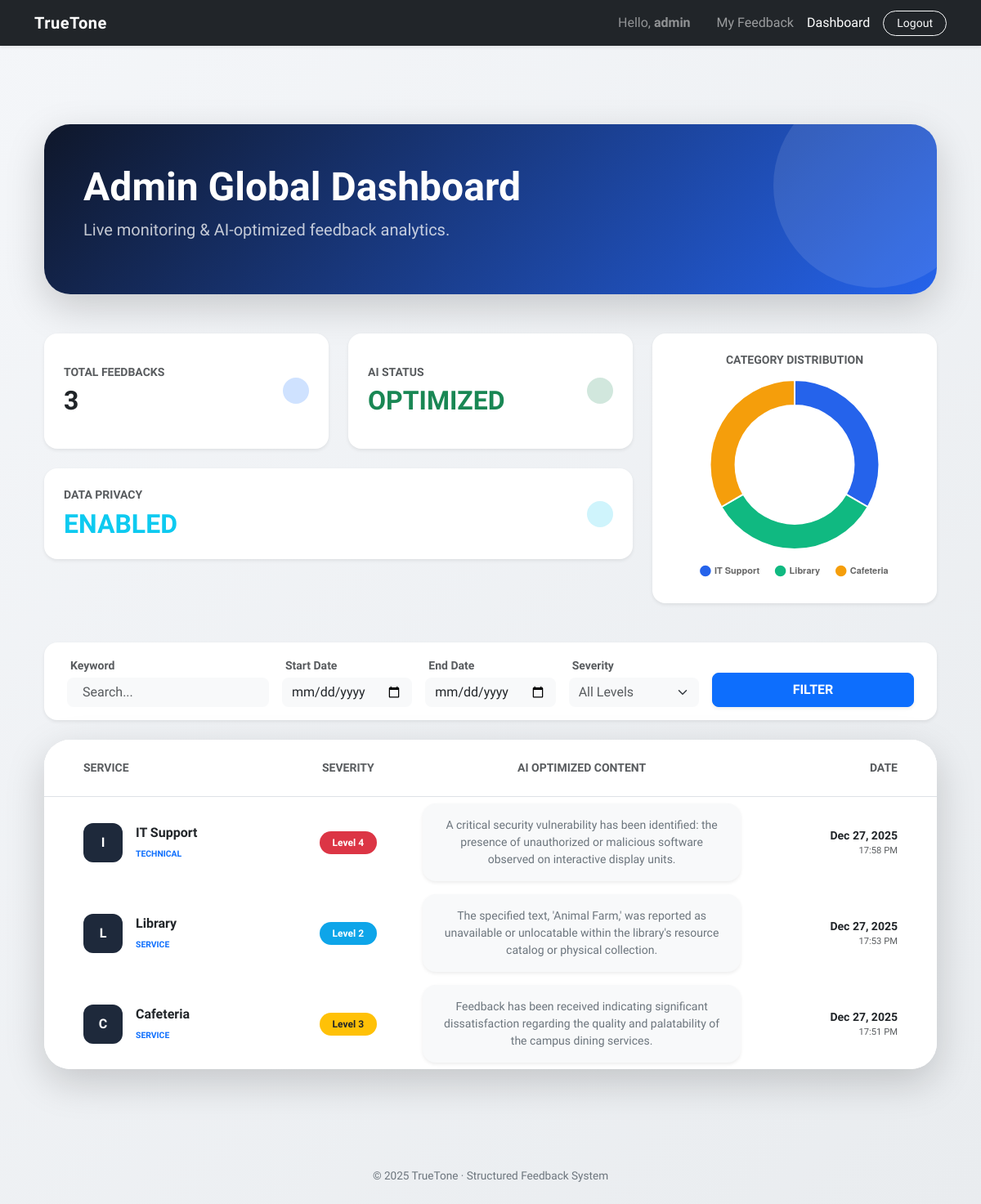
Screenshot of /feedback/dashboard/ (signed in) with the database file from the repository.
### accounts/models.py (models this page shows, shortened)
class User(AbstractUser):
    ROLE_CHOICES = (
        ('user', 'User'),
        ('owner', 'Service Owner'),
        ('admin', 'Admin'),
    )
    role = models.CharField(
        max_length=10,
        choices=ROLE_CHOICES,
        default='user'
    )

### feedback/models.py (models this page shows, shortened)
class Feedback(models.Model):
    CATEGORY_CHOICES = [
        ('technical', 'Technical'),
        ('service', 'Service'),
        ('staff', 'Staff'),
        ('other', 'Other'),
    ]
    SEVERITY_CHOICES = [
        (1, 'Low'),
        (2, 'Medium'),
        (3, 'High'),
        (4, 'Critical'),
    ]
    TONE_CHOICES = [
        ('aggressive', 'Aggressive'),
        ('neutral', 'Neutral'),
        ('polite', 'Polite'),
        ('disappointed', 'Disappointed'),
    ]
    INTENT_CHOICES = [
        ('complaint', 'Complaint'),
        ('suggestion', 'Suggestion'),
        ('praise', 'Praise'),
        ('question', 'Question'),
    ]
    user = models.ForeignKey(
        settings.AUTH_USER_MODEL,
        on_delete=models.CASCADE,
        related_name='feedbacks'
    )
    service = models.ForeignKey(
        'services.Service',
        on_delete=models.CASCADE,
        related_name='feedbacks'
    )
    raw_text = models.TextField(max_length=500, help_text="Original feedback text")
    normalized_text = models.TextField(blank=True, null=True, help_text="Normalized text")
    category = models.CharField(max_length=20, choices=CATEGORY_CHOICES, default='other')
    severity = models.IntegerField(choices=SEVERITY_CHOICES, default=1)
    tone = models.CharField(
        max_length=20,
        choices=TONE_CHOICES,
        help_text="Detected user tone"
    )
    intent = models.CharField(
        max_length=20,
        choices=INTENT_CHOICES,
        help_text="Detected user intent"
    )
    date = models.DateTimeField(auto_now_add=True)

### services/models.py (models this page shows, shortened)
class Service(models.Model):
    SERVICE_CATEGORIES = [
        ('education', 'Eğitim'),
        ('food', 'Beslenme/Yemek'),
        ('facility', 'Tesis/Altyapı'),
        ('it', 'Bilgi İşlem'),
    ]
    name = models.CharField(max_length=100)
    category = models.CharField(max_length=50, choices=SERVICE_CATEGORIES)
    description = models.TextField()
    owner = models.ForeignKey(
        settings.AUTH_USER_MODEL,
        on_delete=models.CASCADE,
        related_name='managed_services'
    )

### feedback/views.py (the view)
# urls.py: path('dashboard/', views.service_owner_dashboard, name='service_owner_dashboard'),
@login_required
def service_owner_dashboard(request):
    if request.user.is_superuser:
        feedbacks = Feedback.objects.all().order_by('-date')
    elif request.user.managed_services.exists():
        feedbacks = Feedback.objects.filter(service__owner=request.user).order_by('-date')
    else:
        return redirect('home')
    search_query = request.GET.get('q', '')         # İsim/Metin arama
    status_filter = request.GET.get('status', '')   # AI Durumu
    severity_filter = request.GET.get('severity', '') # Önem Derecesi
    start_date = request.GET.get('start_date', '')   # Başlangıç Tarihi
    end_date = request.GET.get('end_date', '')       # Bitiş Tarihi
    if search_query:
        feedbacks = feedbacks.filter(
            Q(raw_text__icontains=search_query) |
            Q(service__name__icontains=search_query)
        )
    if status_filter == 'processed':
        feedbacks = feedbacks.exclude(normalized_text__isnull=True).exclude(normalized_text="")
    elif status_filter == 'pending':
        feedbacks = feedbacks.filter(Q(normalized_text__isnull=True) | Q(normalized_text=""))
    if start_date:
        feedbacks = feedbacks.filter(date__date__gte=parse_date(start_date))
    if end_date:
        feedbacks = feedbacks.filter(date__date__lte=parse_date(end_date))
    if severity_filter:
        feedbacks = feedbacks.filter(severity=int(severity_filter))
    chart_stats = feedbacks.values('service__name').annotate(count=Count('id'))
    labels = [item['service__name'] for item in chart_stats]
    data = [item['count'] for item in chart_stats]
    return render(request, 'feedback/dashboard.html', {
        'feedbacks': feedbacks,
        'labels': json.dumps(labels),
        'data': json.dumps(data),
        'is_admin': request.user.is_superuser,
        'request': request # Filtrelerin formda seçili kalması için
    })

### feedback/templates/feedback/dashboard.html (shortened to what this page needs)
{% extends "base.html" %}
{% block content %}
<link rel="stylesheet" href="https://cdnjs.cloudflare.com/ajax/libs/animate.css/4.1.1/animate.min.css"/>
<div class="container py-5">
    <div class="row mb-5 animate__animated animate__fadeIn">
        <div class="col-lg-12">
            <div class="main-banner p-5 rounded-5 border-0 shadow-lg text-white position-relative overflow-hidden text-start shadow-hover">
                <div class="position-relative z-index-2">
                    <h1 class="display-5 fw-bold mb-2">{% if is_admin %}Admin Global Dashboard{% else %}Service Owner Dashboard{% endif %}</h1>
                    <p class="lead opacity-75">Live monitoring & AI-optimized feedback analytics.</p>
                </div>
                <div class="banner-circle"></div>
            </div>
        </div>
    </div>
    <div class="row g-4 mb-5 text-start d-flex align-items-stretch">
        <div class="col-md-8">
            <div class="row g-4 h-100">
                <div class="col-md-6">
                    <div class="card h-100 border-0 shadow-sm rounded-4 stat-card-premium bg-white p-4 hover-lift d-flex flex-column justify-content-center">
                        <div class="d-flex align-items-center justify-content-between">
                            <div>
                                <h6 class="text-muted small fw-bold text-uppercase mb-2">Total Feedbacks</h6>
                                <h2 class="fw-black text-dark mb-0">{{ feedbacks|length }}</h2>
                            </div>
                            <div class="icon-wrap bg-primary-subtle text-primary rounded-pill p-3"></div>
                        </div>
                    </div>
                </div>
                <div class="col-md-6">
                    <div class="card h-100 border-0 shadow-sm rounded-4 stat-card-premium bg-white p-4 hover-lift d-flex flex-column justify-content-center">
                        <div class="d-flex align-items-center justify-content-between">
                            <div>
                                <h6 class="text-muted small fw-bold text-uppercase mb-2">AI Status</h6>
                                <h2 class="fw-black text-success mb-0">OPTIMIZED</h2>
                            </div>
                            <div class="icon-wrap bg-success-subtle text-success rounded-pill p-3"></div>
                        </div>
                    </div>
                </div>
                <div class="col-md-12">
                    <div class="card border-0 shadow-sm rounded-4 stat-card-premium bg-white p-4 hover-lift d-flex flex-column justify-content-center">
                        <div class="d-flex align-items-center justify-content-between">
                            <div>
                                <h6 class="text-muted small fw-bold text-uppercase mb-2">Data Privacy</h6>
                                <h2 class="fw-black text-info mb-0">ENABLED</h2>
                            </div>
                            <div class="icon-wrap bg-info-subtle text-info rounded-pill p-3"></div>
                        </div>
                    </div>
                </div>
            </div>
        </div>
        <div class="col-md-4">
            <div class="card h-100 border-0 shadow-sm rounded-4 bg-white p-4 text-center hover-lift d-flex flex-column">
                <h6 class="text-muted small fw-bold text-uppercase mb-3">Category Distribution</h6>
                <div class="flex-grow-1 d-flex align-items-center justify-content-center">
                    <canvas id="categoryChart" style="max-height: 250px; width: 100%;"></canvas>
                </div>
            </div>
        </div>
    </div>
    <div class="card border-0 shadow-sm rounded-4 p-3 mb-4 bg-white shadow-hover">
        <form method="GET" class="row g-3 align-items-end text-start mx-1">
            <div class="col-lg-3">
                <label class="small fw-bold text-muted mb-1 ms-1">Keyword</label>
                <div class="input-group bg-light rounded-3">
                    <span class="input-group-text bg-transparent border-0 pe-0"></span>
                    <input type="text" name="q" value="{{ request.GET.q }}" class="form-control border-0 bg-transparent shadow-none ps-2" placeholder="Search...">
                </div>
            </div>
            <div class="col-lg-2">
                <label class="small fw-bold text-muted mb-1 ms-1">Start Date</label>
                <input type="date" name="start_date" value="{{ request.GET.start_date }}" class="form-control border-0 bg-light shadow-none rounded-3">
            </div>
            <div class="col-lg-2">
                <label class="small fw-bold text-muted mb-1 ms-1">End Date</label>
                <input type="date" name="end_date" value="{{ request.GET.end_date }}" class="form-control border-0 bg-light shadow-none rounded-3">
            </div>
            <div class="col-lg-2">
                <label class="small fw-bold text-muted mb-1 ms-1">Severity</label>
                <select name="severity" class="form-select border-0 bg-light shadow-none rounded-3 text-muted fw-medium">
                    <option value="" {% if not request.GET.severity %}selected{% endif %}>All Levels</option>
                </select>
            </div>
            <div class="col-lg-3">
                <button type="submit" class="btn btn-primary w-100 rounded-3 fw-bold py-2 shadow-sm hover-push">FILTER </button>
            </div>
        </form>
    </div>
    <div class="card border-0 shadow-lg rounded-5 overflow-hidden animate__animated animate__slideInUp">
        <div class="table-responsive">
            <table class="table table-borderless align-middle mb-0">
                <thead>
                    <tr class="bg-light-subtle border-bottom">
                        <th class="ps-5 py-4 text-muted small fw-bold text-uppercase text-start">Service</th>
                        <th class="py-4 text-muted small fw-bold text-uppercase text-center">Severity</th>
                        <th class="py-4 text-muted small fw-bold text-uppercase text-center" style="width: 40%;">AI Optimized Content</th>
                        <th class="pe-5 py-4 text-muted small fw-bold text-uppercase text-end">Date</th>
                    </tr>
                </thead>
                <tbody>
                    {% for fb in feedbacks %}
                    <tr class="hover-row-glow transition-all">
                        <td class="ps-5 text-start">
                            <div class="d-flex align-items-center">
                                <div class="avatar-icon text-white">{{ fb.service.name|slice:":1" }}</div>
                                <div class="ms-3">
                                    <div class="fw-bold text-dark">{{ fb.service.name }}</div>
                                    <small class="text-primary fw-bold" style="font-size: 0.65rem;">{{ fb.category|upper }}</small>
                                </div>
                            </div>
                        </td>
                        <td class="text-center">
                            <span class="badge rounded-pill px-3 py-2
                                {% if fb.severity >= 4 %} bg-danger
                                {% elif fb.severity == 3 %} bg-warning text-dark
                                {% elif fb.severity == 2 %} bg-info-custom text-white
                                {% else %} bg-success {% endif %}">
                                Level {{ fb.severity }}
                            </span>
                        </td>
                        <td class="text-center px-4">
                            <div class="p-3 rounded-4 bg-light border-0 ai-bubble shadow-sm w-100 transition-all">
                                <p class="mb-0 text-secondary small italic">
                                    {{ fb.normalized_text|default:fb.raw_text|truncatechars:150 }}
                                </p>
                            </div>
                        </td>
                        <td class="pe-5 text-end">
                            <div class="fw-bold text-dark small">{{ fb.date|date:"M d, Y" }}</div>
                            <div class="text-muted" style="font-size: 0.7rem;">{{ fb.date|date:"H:i A" }}</div>
                        </td>
                    </tr>
                    {% endfor %}
                </tbody>
            </table>
        </div>
    </div>
</div>
<script>
    document.addEventListener('DOMContentLoaded', function() {
        const ctx = document.getElementById('categoryChart').getContext('2d');
        new Chart(ctx, {
            type: 'doughnut',
            data: {
                // 'Other' yerine views.py'dan gelen servis isimleri bağlandı
                labels: {{ labels|safe }},
                datasets: [{
                    data: {{ data|safe }},
                    backgroundColor: ['#2563eb', '#10b981', '#f59e0b', '#ef4444', '#8b5cf6'],
                    borderWidth: 2,
                    hoverOffset: 15
                }]
            },
            options: {
                responsive: true,
                maintainAspectRatio: false,
                plugins: {
                    legend: {
                        position: 'bottom',
                        labels: {
                            usePointStyle: true,
                            font: { size: 11, weight: '600' },
                            padding: 20
                        }
                    }
                },
                cutout: '70%'
            }
        });
    });
</script>
{% endblock %}

### templates/base.html (shortened to what this page needs)
<!DOCTYPE html>
<html lang="en">
<head>
  <link href="https://cdn.jsdelivr.net/npm/bootstrap@5.3.2/dist/css/bootstrap.min.css" rel="stylesheet">
</head>
<body class="d-flex flex-column">
<nav class="navbar navbar-expand-lg navbar-dark bg-dark shadow-sm">
  <div class="container">
    <a class="navbar-brand" href="/">TrueTone</a>
    <div class="collapse navbar-collapse show">
      <ul class="navbar-nav ms-auto align-items-center">
        {% if user.is_authenticated %}
          <li class="nav-item me-3">
            <span class="nav-link text-white-50">Hello, <strong>{{ user.username }}</strong></span>
          </li>
          <li class="nav-item">
            <a class="nav-link" href="{% url 'feedback:user_feedback_list' %}">My Feedback</a>
          </li>
          {% if user.managed_services.exists or user.is_superuser %}
            <li class="nav-item">
              <a class="nav-link text-white" href="{% url 'feedback:service_owner_dashboard' %}">Dashboard</a>
            </li>
          {% endif %}
          <li class="nav-item ms-lg-2">
            <form action="{% url 'logout' %}" method="post" style="display:inline;">
              <button type="submit" class="btn btn-outline-light btn-sm rounded-pill px-3">Logout</button>
            </form>
          </li>
        {% endif %}
      </ul>
    </div>
  </div>
</nav>
<main class="container py-5 flex-grow-1">
  {% block content %}
  {% endblock %}
</main>
<footer class="text-center py-4">
  © 2025 TrueTone · Structured Feedback System
</footer>
</body>
</html>

### templates/base.html (style rules this page uses)
body { background: linear-gradient(135deg, #f4f6f9, #e9ecef); min-height: 100vh; }
.navbar-brand { font-weight: 700; letter-spacing: 0.5px; }
.nav-link { transition: color 0.2s ease; position: relative; }
footer { font-size: 0.85rem; color: #6c757d; }

### feedback/templates/feedback/dashboard.html (style rules this page uses)
body { background-color: #f3f4f6; font-family: 'Plus Jakarta Sans', sans-serif; }
.main-banner { background: linear-gradient(135deg, #0f172a 0%, #2563eb 100%); transition: 0.4s; }
.banner-circle { position: absolute; top: -50px; right: -50px; width: 250px; height: 250px; background: rgba(255,255,255,0.1); border-radius: 50%; }
.transition-all { transition: all 0.3s ease-in-out; }
.avatar-icon { width: 48px; height: 48px; display: flex; align-items: center; justify-content: center; font-weight: 800; border-radius: 12px; background-color: #1e293b; }
.ai-bubble { display: flex; align-items: center; justify-content: center; min-height: 80px; text-align: center; }
.bg-info-custom { background-color: #0ea5e9 !important; }
.fw-black { font-weight: 800; }

### rows the page displays
User: username "admin"
Feedback: service.name "I", service.name "IT Support", category "TECHNICAL", severity "4", normalized_text "A critical security vulnerability has been identified: the presence of unauthorized or malicious software observed on interactive display units.", date "Dec 27, 2025", date "17:58 PM"
Feedback: service.name "L", service.name "Library", category "SERVICE", severity "2", normalized_text "The specified text, 'Animal Farm,' was reported as unavailable or unlocatable within the library's resource catalog or physical collection.", date "Dec 27, 2025", date "17:53 PM"
Feedback: service.name "C", service.name "Cafeteria", category "SERVICE", severity "3", normalized_text "Feedback has been received indicating significant dissatisfaction regarding the quality and palatability of the campus dining services.", date "Dec 27, 2025", date "17:51 PM"

### other values shown
{{ feedbacks|length }} "3"
chart data {{ labels|safe }} ["IT Support", "Library", "Cafeteria"]
chart data {{ data|safe }} [1, 1, 1]
